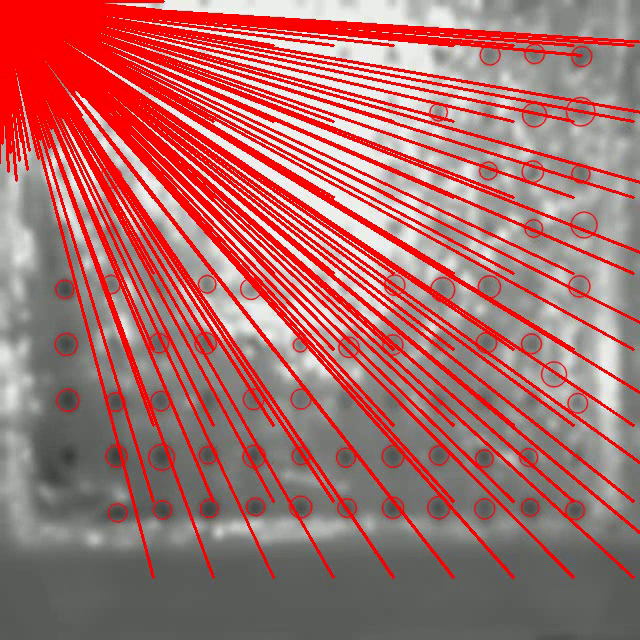
#> input picture frame 4 of Code/Force_estimation/src/output_video.mp4, 640 x 640 px, given in place of the camera
$ python main.py
#> lines starting #> are read from the running program, lines starting #| are printed output that depends on the picture
import cv2
import numpy as np
from copy import deepcopy
import json
from lib import find_marker


class VisualTactile:
    def __init__(self):
        self.video_capture = "/dev/video4"
        # self.video_capture = "../video/marker_stable_2mm_1.mp4"

        self.capture_frame = None
        self.processing_frame = None

        self.TRANSFORM_WIDTH = 640
        self.TRANSFORM_HEIGHT = 640

        self.JSON_PARAMS_PATH = "../params.json"

        self.blob_params = cv2.SimpleBlobDetector_Params()

        self.is_perspective_transform = True
        self.is_record = True
        self.record_window_name = ""

        if self.is_record:
            self.fourcc = cv2.VideoWriter_fourcc(*'mp4v')
            fps = 30
            self.out = cv2.VideoWriter('output_video.mp4', self.fourcc, fps, (self.TRANSFORM_WIDTH, self.TRANSFORM_HEIGHT))

        self.loadParams()
#> (reads Code/Force_estimation/params.json from the repository)
        self.loadMarkerTracker()
#> (the call stopped at in loadMarkerTracker, `self.marker_tracker = find_marker.Matching( _NUM_ROW=8, _NUM_COL=10, f..`: lib is not available in this run)

    def loadMarkerTracker(self):
        self.marker_tracker = find_marker.Matching(
            _NUM_ROW=8,
            _NUM_COL=10,
            fps_=20,
            x0_=153.6230010986328,
            y0_=45.08559036254883,
            dx_=60,
            dy_=76)


    def loadParams(self):
        with open(self.JSON_PARAMS_PATH, 'r') as f:
            params = json.load(f)
            self.TRANSFORM_HEIGHT = params["frame_dimension"]["height"]
            self.TRANSFORM_WIDTH = params["frame_dimension"]["width"]

            self.blob_params.minThreshold = params["blob"]["minThreshold"]
            self.blob_params.maxThreshold = params["blob"]["maxThreshold"]
            self.blob_params.minArea = params["blob"]["minArea"]
            self.blob_params.maxArea = params["blob"]["maxArea"]
            self.blob_params.minCircularity = params["blob"]["minCircularity"]
            self.blob_params.minConvexity = params["blob"]["minConvexity"]
            self.blob_params.minInertiaRatio = params["blob"]["minInertiaRatio"]

            self.original_points = np.array(params["perspective_transform"], dtype=np.float32)

            self.blur_filter_dim = params["processing_parameter"]["blur_filter"]

    def perspectiveTransform(self):
        # Define the four corners of the region of interest (ROI) in the original image
        output_points = np.float32([[0, 0], [self.TRANSFORM_WIDTH, 0], [self.TRANSFORM_WIDTH, self.TRANSFORM_HEIGHT], [0, self.TRANSFORM_HEIGHT]])

        # Compute the perspective transformation matrix
        matrix = cv2.getPerspectiveTransform(self.original_points, output_points)
        self.processing_frame = cv2.warpPerspective(self.processing_frame, matrix, (self.TRANSFORM_WIDTH, self.TRANSFORM_WIDTH))

    def preprocessing(self):
        self.processing_frame = cv2.blur(self.processing_frame,(self.blur_filter_dim, self.blur_filter_dim))

    def detectBlob(self):
        # Create a blob detector with the parameters
        detector = cv2.SimpleBlobDetector_create(self.blob_params)

        # Detect blobs
        keypoints = detector.detect(self.processing_frame)

        # Draw detected blobs as red circles.
        self.processing_frame = cv2.drawKeypoints(self.processing_frame, keypoints, np.array([]), (0,0,255), cv2.DRAW_MATCHES_FLAGS_DRAW_RICH_KEYPOINTS)

        return keypoints

    def getCenterFromKeypoints(self, keypoints):
        centers = []
        for kp in keypoints:
            centers.append(list(kp.pt))
        return centers

    def getMarkerTrackParams(self, centers):
        min_dist = centers[0][0]**2 + centers[0][1]**2
        for i in range(len(centers)):
            k = centers[i][0]**2 + centers[i][1]**2
            if k < min_dist:
                min_dist = k

        k = np.sum((np.array(centers) - np.array(centers[i]))**2, axis=1)
        idxs = np.argsort(k)
        print(centers[i])
        for j in range(1,10):
            val_1 = centers[idxs[j]]
            print(np.array(val_1) - np.array(centers[i]))
        print("---")


    def drawFlow(self, frame, flow):
        Ox, Oy, Cx, Cy, Occupied = flow
        K = 0
        for i in range(len(Ox)):
            for j in range(len(Ox[i])):
                pt1 = (int(Ox[i][j]), int(Oy[i][j]))
                pt2 = (int(Cx[i][j] + K * (Cx[i][j] - Ox[i][j])), int(Cy[i][j] + K * (Cy[i][j] - Oy[i][j])))
                color = (0, 0, 255)
                if Occupied[i][j] <= -1:
                    color = (127, 127, 255)
                cv2.arrowedLine(frame, pt1, pt2, color, 2,  tipLength=0.2)


    def captureImage(self):
        # Open the video file
        video_capture = cv2.VideoCapture(self.video_capture)

        # Check if the video file was successfully opened
        if not video_capture.isOpened():
            print("Error: Could not open video file.")
            exit()

        while True:
            # Read a frame from the video
            ret, frame = video_capture.read()
#> frame is the input picture: shape (640, 640, 3); mean B, G, R 108.2, 110.4, 170.2
            # Check if the frame was successfully read
            if not ret:
                break

            ######
            self.processing_frame = deepcopy(frame)

            if self.is_perspective_transform:
                self.perspectiveTransform()
#> in perspectiveTransform, `self.processing_frame = cv2.warpPerspective(self.processing_frame, mat..`:
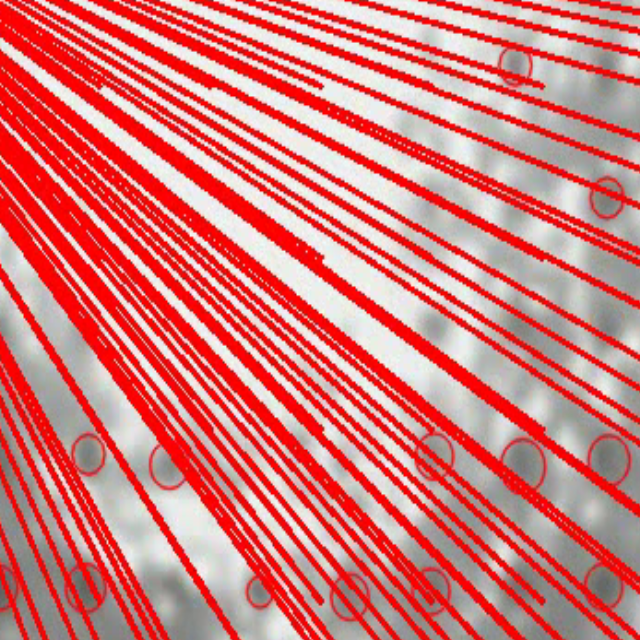
#> self.processing_frame: shape (640, 640, 3); mean B, G, R 119.7, 121.4, 212.8

            self.capture_frame = deepcopy(self.processing_frame)

            self.processing_frame = cv2.cvtColor(self.processing_frame, cv2.COLOR_BGR2GRAY)
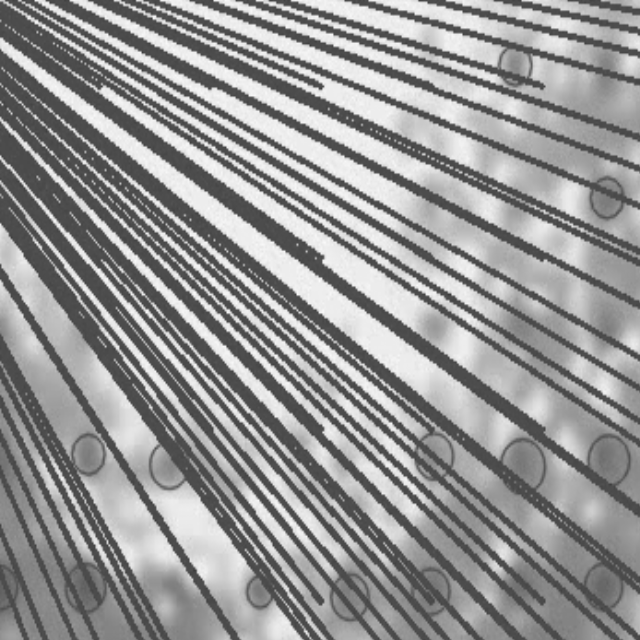
#> self.processing_frame: shape (640, 640); min 61, max 250, mean 148.5
            self.preprocessing()
#> in preprocessing, `self.processing_frame = cv2.blur(self.processing_frame,(self.blur_filt..`:
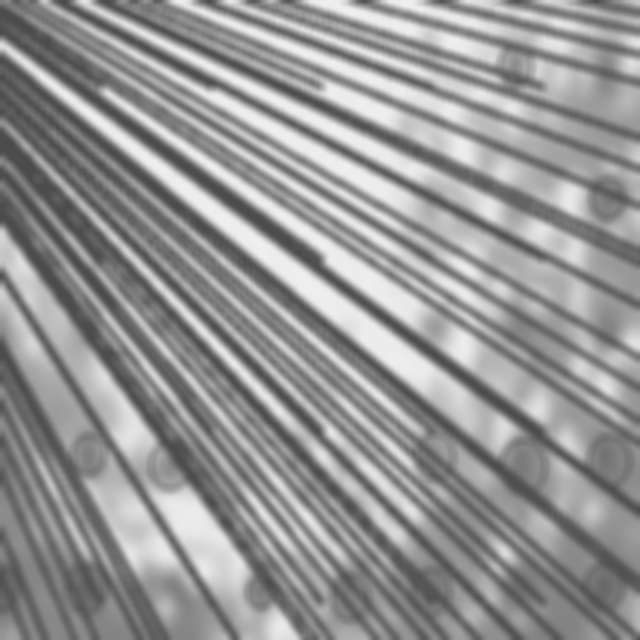
#> self.processing_frame: shape (640, 640); min 75, max 240, mean 148.5
            keypoints = self.detectBlob()
#> in detectBlob, `keypoints = detector.detect(self.processing_frame)`: keypoints = 8 keypoints; (x, y, size): (348, 604, 33.8), (607, 46, 30.7), (89, 582, 29), (514, 77, 28.7), (609, 193, 26.4), (605, 337, 24.7), (517, 48, 23), (271, 569, 19.8)
            centers = self.getCenterFromKeypoints(keypoints)
#> the loop in getCenterFromKeypoints, `for kp in keypoints:` made 8 passes
#> kp on passes 1 to 8: keypoint at (271.4, 569.4), size 19.8, keypoint at (89.3, 582.5), size 29, keypoint at (347.9, 603.9), size 33.8, keypoint at (609.5, 193.1), size 26.4, keypoint at (604.7, 336.7), size 24.7, keypoint at (514.1, 77.5), size 28.7, keypoint at (517.3, 47.9), size 23, keypoint at (607.2, 46.2), size 30.7
#> after the loop in getCenterFromKeypoints, `for kp in keypoints:`: centers = [[271.4, 569.4], [89.26, 582.5], [347.9, 603.9], [609.5, 193.1], [604.7, 336.7], [514.1, 77.46], [517.3, 47.89], [607.2, 46.17]]
            # self.getMarkerTrackParams(centers)
#> (the run stopped early here; a loop or call above may not have finished)
